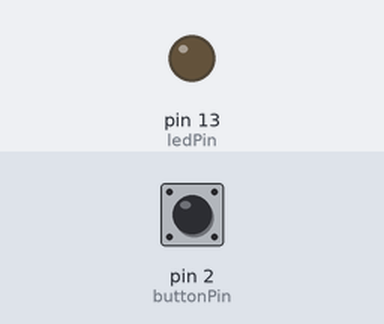
Recording of a sketch running on a simulated Arduino Uno, built with avr-gcc and run on an emulated ATmega328P. Shown: output pins drawn as LEDs (lit = HIGH). Inputs (shaded band) come from the test bench; at power-on: pin 2 (buttonPin) LOW.

Above: at 1.2 s.
1.3 s: pin 2 (buttonPin) pulled HIGH for 0.15 s
At 1.7 s:
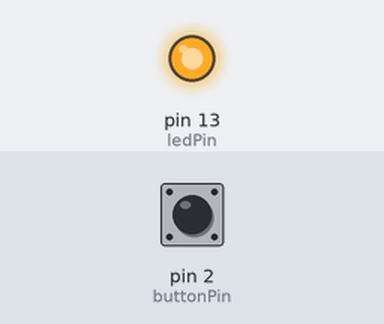
2.9 s: pin 2 (buttonPin) pulled HIGH for 1 s
At 4.1 s:
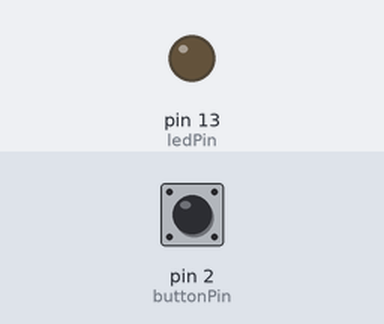
5.4 s: pin 2 (buttonPin) pulled HIGH for 3.2 s
At 6.0 s:
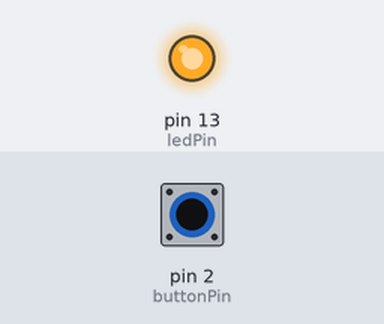
Timing chart, 0 to 8.4 s (numbered marks = the images above; inputs shaded):
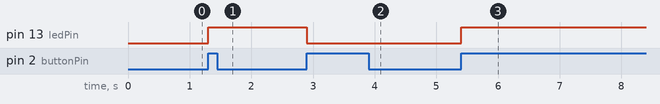

Measured:
- after the input at 1.3 s, pin 13 (ledPin): LOW → HIGH at once
- after the input at 2.9 s, pin 13 (ledPin): HIGH → LOW at once
- after the input at 5.4 s, pin 13 (ledPin): LOW → HIGH at once

The sketch:

ButtonController.ino
```cpp
const int buttonPin = 2;  // the number of the pushbutton pin
const int ledPin = 13;    // the number of the LED pin

int buttonState = 0;          // current state of the button
int lastButtonState = LOW;    // previous state of the button
bool ledState = LOW;          // state of the LED

void setup() {
  pinMode(ledPin, OUTPUT);
  pinMode(buttonPin, INPUT);
}

void loop() {
  buttonState = digitalRead(buttonPin);

  // check for button state change
  if (buttonState != lastButtonState) {
    if (buttonState == HIGH) {
      // invert the ledState
      ledState = !ledState;
      // update the LED with the new ledState
      digitalWrite(ledPin, ledState);
    }
    // save the current button state for the next loop
    lastButtonState = buttonState;
  }
  // small delay to debounce the button
  delay(50);
}
```
